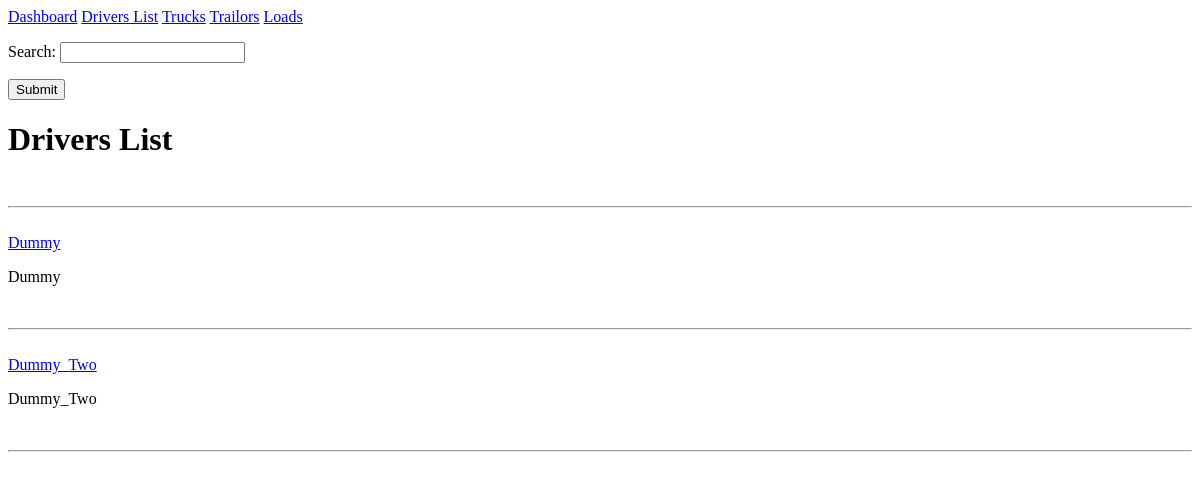
Page /drivers/ (signed in) on the earlier database version.
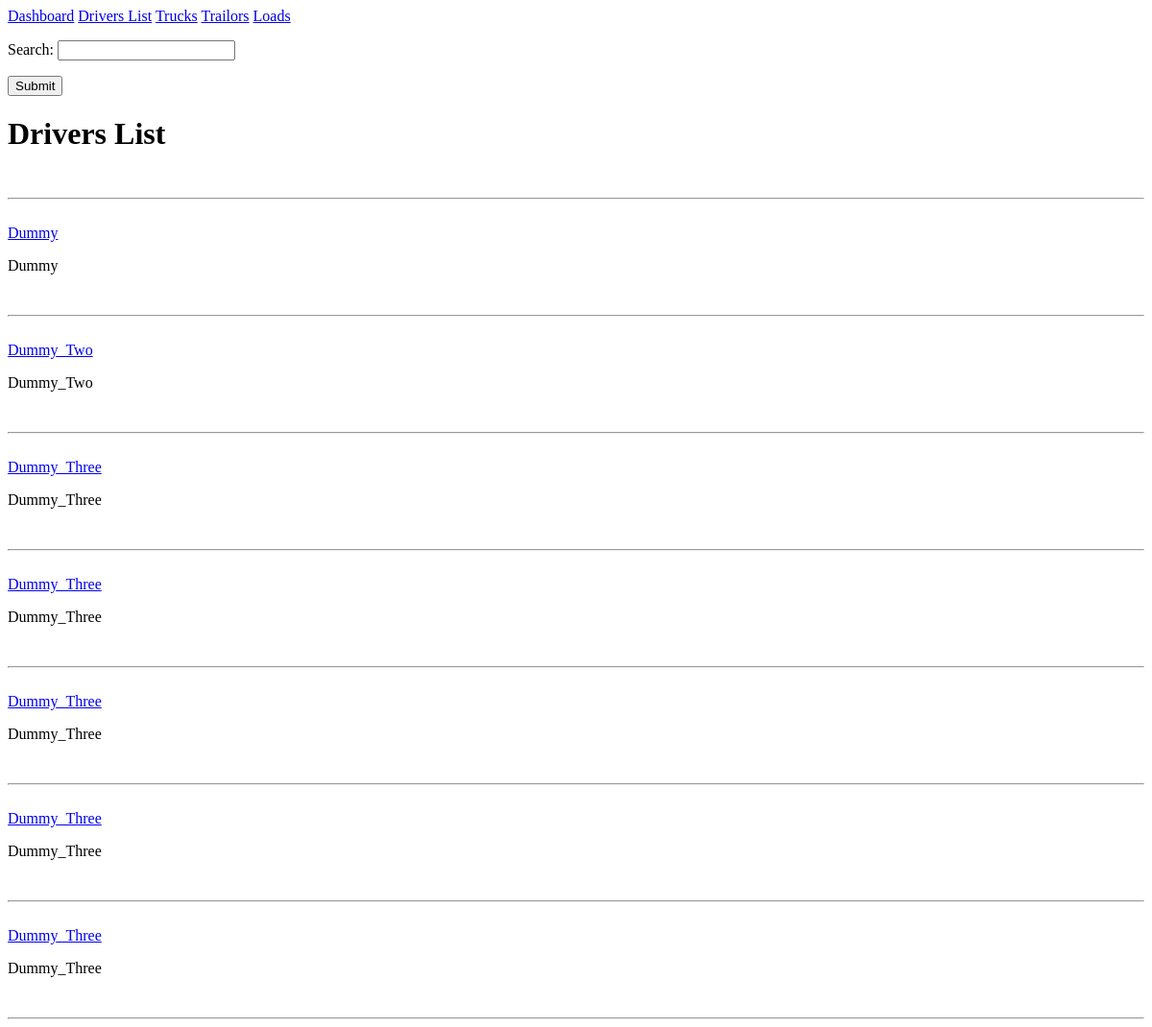
Same page on the later database version.
### drivers/models.py (models this page shows, shortened)
class Driver(models.Model):
    first_name = models.CharField(max_length=50)
    last_name = models.CharField(max_length=50)
    email = models.EmailField(max_length=50)
    phone = models.CharField(max_length=50, null=True)
    medical_card_number = models.CharField(max_length=50)
    medical_card_expiry_date = models.DateField(auto_now=False, auto_now_add=False, blank=True)
    truck_number = models.CharField(max_length=50)
    driver_license_numbers = models.CharField(max_length=50)
    driver_license_expiry_date = models.DateField(auto_now=False, auto_now_add=False, blank=True)
    certification = models.CharField(max_length=50, choices=certification_options)

### drivers/views.py (the view)
# urls.py: path('drivers/', drivers_list, name="drivers"),
@login_required
def drivers_list(request):
    form = SearchDriverForm()
    if request.method == "POST":
        form = SearchDriverForm(request.POST)
        if form.is_valid():
            search = form.cleaned_data['search']
            if search == "":
                drivers = Driver.objects.all()
            else:
                drivers = Driver.objects.filter(first_name__contains=search)
    else:
        form = SearchDriverForm()
        drivers = Driver.objects.all()
    return render(request, 'drivers/drivers_list.html', {'drivers':drivers, 'form': form})

### drivers/forms.py
class SearchDriverForm(forms.Form):
    search = forms.CharField(max_length=50, required=False)

### templates/drivers/drivers_list.html (shortened to what this page needs)
{% extends 'base.html' %}
{% block content %}
<form method="POST" action="">
    {{form.as_p}}
    <input type="submit">
</form>
<h1>Drivers List</h1>
<br>
<hr>
{% for driver in drivers%}
    <br>
    <a href="{% url 'driver_info' driver.id %}">{{driver.first_name}}</a>
    <p>{{driver.first_name}}</p>
    <br>
    <hr>
{% endfor %}
{% endblock %}

### templates/base.html (shortened to what this page needs)
<!DOCTYPE html>
<html lang="html">
<head>
</head>
<body>
    <nav>
        <a href="/">Dashboard</a>
        <a href="{% url 'drivers' %}">Drivers List</a>
        <a href="trucks">Trucks</a>
        <a href="trailors">Trailors</a>
        <a href="loads">Loads</a>
    </nav>
    {% block content %}
    {% endblock %}
</body>
</html>

Differences in the rows shown:
added Driver: first_name "Dummy_Three"
added Driver: first_name "Dummy_Three"
added Driver: first_name "Dummy_Three"
added Driver: first_name "Dummy_Three"
added Driver: first_name "Dummy_Three"
